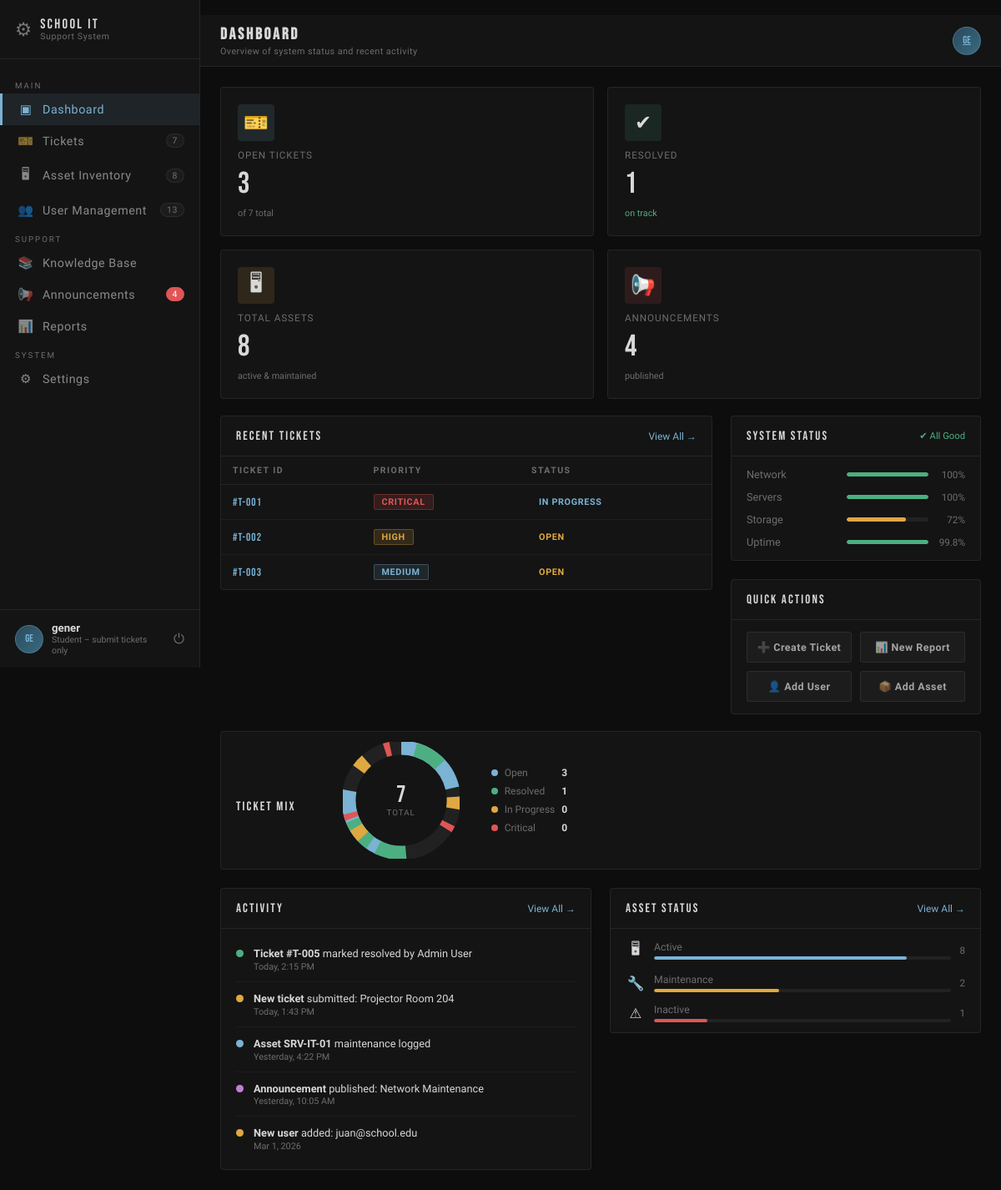
The app's page /dashboard (signed in) with its own data.
### models.py (models this page shows, shortened)
class User(db.Model):
    __tablename__ = 'users'
    id            = db.Column(db.Integer, primary_key=True)
    username      = db.Column(db.String(80),  unique=True, nullable=False)
    email         = db.Column(db.String(120), unique=True, nullable=False)
    password_hash = db.Column(db.String(255), nullable=False)
    full_name     = db.Column(db.String(120), nullable=False)
    role_id       = db.Column(db.Integer, db.ForeignKey('roles.id'), nullable=False)
    department    = db.Column(db.String(100))
    phone         = db.Column(db.String(20))
    is_active     = db.Column(db.Boolean, default=True)
    last_login    = db.Column(db.DateTime)
    created_at    = db.Column(db.DateTime, default=datetime.utcnow)
    updated_at    = db.Column(db.DateTime, default=datetime.utcnow, onupdate=datetime.utcnow)
    role                = db.relationship('Role', back_populates='users')
    submitted_tickets   = db.relationship('Ticket', foreign_keys='Ticket.requester_id',   back_populates='requester',  lazy='dynamic')
    assigned_tickets    = db.relationship('Ticket', foreign_keys='Ticket.assigned_to_id', back_populates='assigned_to', lazy='dynamic')
    comments            = db.relationship('TicketComment',        back_populates='author',     lazy='dynamic')
    assets_assigned     = db.relationship('Asset',                back_populates='assigned_to', lazy='dynamic')
    maintenance_logs    = db.relationship('AssetMaintenance',     back_populates='performed_by', lazy='dynamic')
    kb_articles         = db.relationship('KnowledgeBaseArticle', back_populates='author',      lazy='dynamic')
    announcements       = db.relationship('Announcement',         back_populates='author',      lazy='dynamic')
    notifications       = db.relationship('Notification',         back_populates='user',        lazy='dynamic')
    audit_logs          = db.relationship('AuditLog',             back_populates='user',        lazy='dynamic')

class Role(db.Model):
    __tablename__ = 'roles'
    id          = db.Column(db.Integer, primary_key=True)
    name        = db.Column(db.String(50), unique=True, nullable=False)   # admin | it_staff | faculty | student
    description = db.Column(db.String(200))
    created_at  = db.Column(db.DateTime, default=datetime.utcnow)
    users = db.relationship('User', back_populates='role', lazy='dynamic')

### main.py (the view)
    @app.route('/dashboard')
    def dashboard():
        if 'user_id' not in session:
            return redirect(url_for('login'))
        from models import Ticket, Asset, Announcement, User
        stats = {
            'total_tickets': Ticket.query.count(),
            'open_tickets': Ticket.query.filter_by(status='open').count(),
            'resolved_tickets': Ticket.query.filter_by(status='resolved').count(),
            'users': User.query.count(),
            'assets': Asset.query.count(),
            'announcements': Announcement.query.filter_by(is_published=True).count()
        }
        return render_template('dashboard.html', stats=stats)

### templates/dashboard.html (shortened to what this page needs)
﻿{% extends 'base.html' %}
{% block extra_css %}
<link rel="stylesheet" href="{{ url_for('static', filename='css/dashboard.css') }}"/>
{% endblock %}
{% block page_heading %}Dashboard{% endblock %}
{% block page_sub %}Overview of system status and recent activity{% endblock %}
{% block content %}
<div class="stats-grid">
  <div class="stat-card" style="--delay: 0.05s;">
    <div class="stat-card__icon open">🎫</div>
    <div class="stat-label">Open Tickets</div>
    <div class="stat-val">{{ stats.open_tickets }}</div>
    <div class="stat-card__trend neutral">of {{ stats.total_tickets }} total</div>
  </div>
  <div class="stat-card" style="--delay: 0.1s;">
    <div class="stat-card__icon resolved">✔</div>
    <div class="stat-label">Resolved</div>
    <div class="stat-val">{{ stats.resolved_tickets }}</div>
    <div class="stat-card__trend up">on track</div>
  </div>
  <div class="stat-card" style="--delay: 0.15s;">
    <div class="stat-card__icon assets">🖥</div>
    <div class="stat-label">Total Assets</div>
    <div class="stat-val">{{ stats.assets }}</div>
    <div class="stat-card__trend neutral">active & maintained</div>
  </div>
  <div class="stat-card" style="--delay: 0.2s;">
    <div class="stat-card__icon critical">📢</div>
    <div class="stat-label">Announcements</div>
    <div class="stat-val">{{ stats.announcements }}</div>
    <div class="stat-card__trend neutral">published</div>
  </div>
</div>
<div class="mid-row">
  <div class="panel">
    <div class="panel__head">
      <span class="panel__title">Recent Tickets</span>
      <a href="{{ url_for('tickets_page') }}" class="panel__link">View All →</a>
    </div>
    {% if stats.total_tickets > 0 %}
      <div style="overflow-x: auto;">
        <table class="ticket-table">
          <thead>
            <tr>
              <th>Ticket ID</th>
              <th>Priority</th>
              <th>Status</th>
            </tr>
          </thead>
          <tbody>
            <tr>
              <td class="ticket-id">#T-001</td>
              <td><span class="badge critical">Critical</span></td>
              <td><span class="status in-progress">In Progress</span></td>
            </tr>
            <tr>
              <td class="ticket-id">#T-002</td>
              <td><span class="badge high">High</span></td>
              <td><span class="status open">Open</span></td>
            </tr>
            <tr>
              <td class="ticket-id">#T-003</td>
              <td><span class="badge medium">Medium</span></td>
              <td><span class="status open">Open</span></td>
            </tr>
          </tbody>
        </table>
      </div>
    {% endif %}
  </div>
  <div class="right-col">
    <div class="panel">
      <div class="panel__head">
        <span class="panel__title">System Status</span>
        <span class="all-good">✔ All Good</span>
      </div>
      <ul class="status-list">
        <li class="status-item">
          <span class="status-name">Network</span>
          <div class="status-bar-wrap"><div class="status-bar" style="--pct: 100%; --clr: #4caf82;"></div></div>
          <span class="status-pct">100%</span>
        </li>
        <li class="status-item">
          <span class="status-name">Servers</span>
          <div class="status-bar-wrap"><div class="status-bar" style="--pct: 100%; --clr: #4caf82;"></div></div>
          <span class="status-pct">100%</span>
        </li>
        <li class="status-item">
          <span class="status-name">Storage</span>
          <div class="status-bar-wrap"><div class="status-bar" style="--pct: 72%; --clr: #e0a840;"></div></div>
          <span class="status-pct">72%</span>
        </li>
        <li class="status-item">
          <span class="status-name">Uptime</span>
          <div class="status-bar-wrap"><div class="status-bar" style="--pct: 99.8%; --clr: #4caf82;"></div></div>
          <span class="status-pct">99.8%</span>
        </li>
      </ul>
    </div>
    <div class="panel">
      <div class="panel__head">
        <span class="panel__title">Quick Actions</span>
      </div>
      <div class="quick-actions">
        <button class="quick-btn" onclick="alert('Create ticket feature coming soon')">➕ Create Ticket</button>
        <button class="quick-btn" onclick="alert('Report feature coming soon')">📊 New Report</button>
        <button class="quick-btn" onclick="alert('User management coming soon')">👤 Add User</button>
        <button class="quick-btn" onclick="alert('Asset management coming soon')">📦 Add Asset</button>
      </div>
    </div>
  </div>
</div>
<div class="bottom-row">
  <div class="panel chart-panel">
    <div class="panel__head" style="border-bottom: none; padding-bottom: 0;">
      <span class="panel__title">Ticket Mix</span>
    </div>
    <div class="donut-wrap">
      <div class="donut-center">
        <span class="donut-total">{{ stats.total_tickets }}</span>
        <span class="donut-sub">TOTAL</span>
      </div>
    </div>
    <ul class="legend">
      <li><span class="dot" style="background: #7ab3d4;"></span> Open <strong>{{ stats.open_tickets }}</strong></li>
      <li><span class="dot" style="background: #4caf82;"></span> Resolved <strong>{{ stats.resolved_tickets }}</strong></li>
      <li><span class="dot" style="background: #e0a840;"></span> In Progress <strong>0</strong></li>
      <li><span class="dot" style="background: #e05555;"></span> Critical <strong>0</strong></li>
    </ul>
  </div>
  <div class="panel">
    <div class="panel__head">
      <span class="panel__title">Activity</span>
      <a href="#" class="panel__link">View All →</a>
    </div>
    <ul class="activity-list">
      <li class="activity-item">
        <span class="act-dot resolved"></span>
        <div class="act-body">
          <p><strong>Ticket #T-005</strong> marked resolved by Admin User</p>
          <time>Today, 2:15 PM</time>
        </div>
      </li>
      <li class="activity-item">
        <span class="act-dot open"></span>
        <div class="act-body">
          <p><strong>New ticket</strong> submitted: Projector Room 204</p>
          <time>Today, 1:43 PM</time>
        </div>
      </li>
      <li class="activity-item">
        <span class="act-dot asset"></span>
        <div class="act-body">
          <p><strong>Asset SRV-IT-01</strong> maintenance logged</p>
          <time>Yesterday, 4:22 PM</time>
        </div>
      </li>
      <li class="activity-item">
        <span class="act-dot announce"></span>
        <div class="act-body">
          <p><strong>Announcement</strong> published: Network Maintenance</p>
          <time>Yesterday, 10:05 AM</time>
        </div>
      </li>
      <li class="activity-item">
        <span class="act-dot user"></span>
        <div class="act-body">
          <p><strong>New user</strong> added: juan@school.edu</p>
          <time>Mar 1, 2026</time>
        </div>
      </li>
    </ul>
  </div>
  <div class="panel">
    <div class="panel__head">
      <span class="panel__title">Asset Status</span>
      <a href="{{ url_for('assets_page') }}" class="panel__link">View All →</a>
    </div>
    <ul class="asset-list">
      <li class="asset-row">
        <span class="asset-icon">🖥</span>
        <div class="asset-info">
          <span class="asset-name">Active</span>
          <div class="asset-bar-wrap"><div class="asset-bar" style="--w: 85%;"></div></div>
        </div>
        <span class="asset-count">{{ stats.assets | int }}</span>
      </li>
      <li class="asset-row">
        <span class="asset-icon">🔧</span>
        <div class="asset-info">
          <span class="asset-name">Maintenance</span>
          <div class="asset-bar-wrap"><div class="asset-bar" style="--w: 42%; background: #e0a840;"></div></div>
        </div>
        <span class="asset-count">2</span>
      </li>
      <li class="asset-row">
        <span class="asset-icon">⚠</span>
        <div class="asset-info">
          <span class="asset-name">Inactive</span>
          <div class="asset-bar-wrap"><div class="asset-bar" style="--w: 18%; background: #e05555;"></div></div>
        </div>
        <span class="asset-count">1</span>
      </li>
    </ul>
  </div>
</div>
{% endblock %}

### templates/base.html (shortened to what this page needs)
<!DOCTYPE html>
<html lang="en">
<head>
  <link rel="stylesheet" href="{{ url_for('static', filename='css/pages.css') }}"/>
  {% block extra_css %}{% endblock %}
</head>
<body>
<aside class="sidebar" id="sidebar">
  <div class="sidebar__brand"><span class="brand-gear">⚙</span><div class="brand-text"><span class="brand-title">SCHOOL IT</span><span class="brand-sub">Support System</span></div></div>
  <nav class="sidebar__nav">
    <p class="nav-section-label">MAIN</p>
    <a href="{{ url_for('dashboard') }}" class="nav-item{% if request.path == url_for('dashboard') %} active{% endif %}"><span class="nav-icon">▣</span> Dashboard</a>
    <a href="{{ url_for('tickets_page') }}" class="nav-item{% if request.path.startswith('/tickets') %} active{% endif %}"><span class="nav-icon">🎫</span> Tickets{% if ticket_count %}<span class="nav-badge">{{ ticket_count }}</span>{% endif %}</a>
    <a href="{{ url_for('assets_page') }}" class="nav-item{% if request.path.startswith('/assets') %} active{% endif %}"><span class="nav-icon">🖥</span> Asset Inventory{% if asset_count %}<span class="nav-badge">{{ asset_count }}</span>{% endif %}</a>
    <a href="{{ url_for('users_page') }}" class="nav-item{% if request.path.startswith('/users') %} active{% endif %}"><span class="nav-icon">👥</span> User Management{% if user_count %}<span class="nav-badge">{{ user_count }}</span>{% endif %}</a>
    <p class="nav-section-label">SUPPORT</p>
    <a href="{{ url_for('kb_page') }}" class="nav-item{% if request.path.startswith('/kb') %} active{% endif %}"><span class="nav-icon">📚</span> Knowledge Base</a>
    <a href="{{ url_for('announcements_page') }}" class="nav-item{% if request.path.startswith('/announcements') %} active{% endif %}"><span class="nav-icon">📢</span> Announcements{% if announcement_count %}<span class="nav-badge new">{{ announcement_count }}</span>{% endif %}</a>
    <a href="{{ url_for('reports_page') }}" class="nav-item{% if request.path.startswith('/reports') %} active{% endif %}"><span class="nav-icon">📊</span> Reports</a>
    <p class="nav-section-label">SYSTEM</p>
    <a href="#" class="nav-item"><span class="nav-icon">⚙</span> Settings</a>
  </nav>
  <div class="sidebar__footer">
    <div class="user-avatar">{{ current_user.username[:2].upper() if current_user }}</div>
    <div class="user-meta"><span class="user-name">{{ current_user.full_name if current_user }}</span><span class="user-role">{{ current_user.role.description if current_user and current_user.role }}</span></div>
    <a href="{{ url_for('logout_page') }}" class="logout-btn">⏻</a>
  </div>
</aside>
<div class="main">
  <header class="topbar">
    <div class="topbar__left"><h2 class="page-heading">{% block page_heading %}{% endblock %}</h2><span class="page-sub">{% block page_sub %}{% endblock %}</span></div>
    <div class="topbar__right">
      <a href="{{ url_for('profile_page') }}" class="topbar-avatar" title="Profile">{{ current_user.username[:2].upper() if current_user }}</a>
    </div>
  </header>
  <div class="page-content">
    {% block content %}{% endblock %}
  </div>
</div>
</body>
</html>

### records on screen
User: username "GE", full_name "gener"
Role: role "Student – submit tickets only"

### other values on screen
{{ ticket_count }} "7"
{{ asset_count }} "8"
{{ user_count }} "13"
{{ announcement_count }} "4"
{{ stats.open_tickets }} "3"
{{ stats.total_tickets }} "7"
{{ stats.resolved_tickets }} "1"
{{ stats.assets }} "8"
{{ stats.announcements }} "4"
{{ stats.assets | int }} "8"
